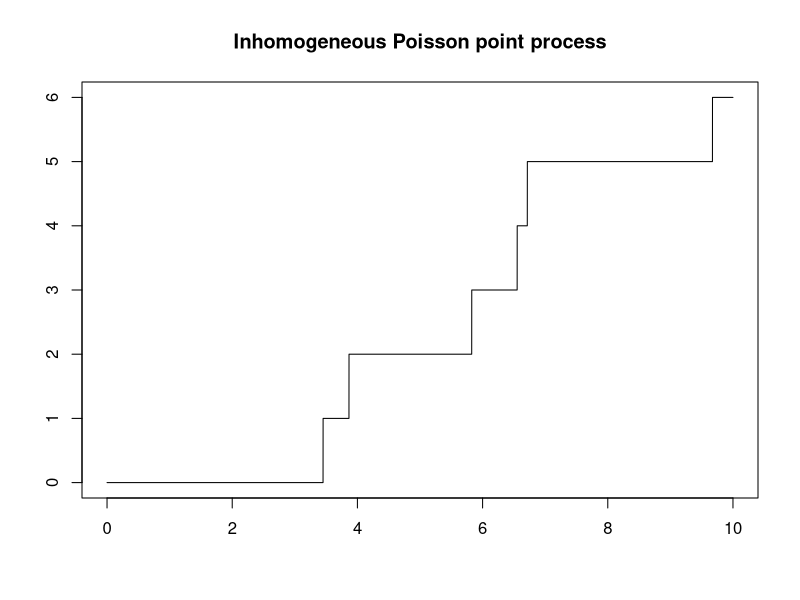
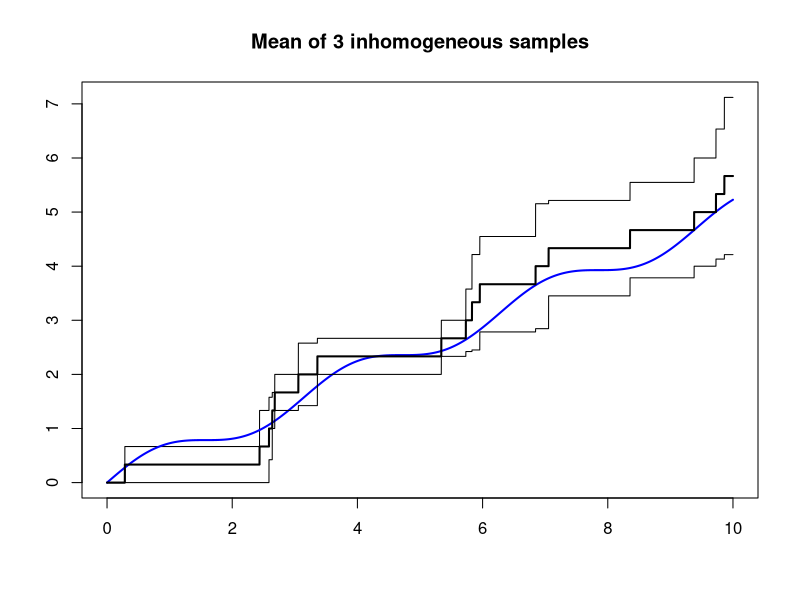

The R script that drew these images, in order:
#Michael Wells 11/18/2022
rm(list = ls())

#Poisson process simulation

#Inhomogeneous Poisson process

#intensity functions
lam.1 = function(x)
{
  exp(x)
}
lam.2 = function(x)
{
  cos(x)^2
}
lam.3 = function(x)
{
  x^2
}
lam.4 = function(x)
{
  1/(x+1)
}
lam.5 = function(x)
{
  1/(x^2+1)
}
#endpoints of interval
a = 0
b = 10
#intensity of process.  Choose between the different lam functions
lambda = lam.2
#get Big lambda (expected number of points on interval)
Lambda = integrate(lambda,lower=a,upper=b)$value
#step-size.  Decrease this for better accuracy
h = 0.001
#x-axis
xstar = seq(from = a,to=b,by=h)
#accept-reject ratio for points in xstar
ratio = lambda(xstar)
#random uniforms scaled so number of points is approximately Lambda
unif = runif(length(xstar),min=0,max=length(xstar)/(b-a))
idx = unif < ratio
#keep only accepted points
pts = xstar[idx]

#generate height of jump process at points in x
#input:
#x - vector of points to evaluate at
#Output:
#num.jumps - vector of number of jumps at points in x
f = function(x)
{
  mat = outer(pts,x,function(s,t){s > t})
  num.jumps = apply(mat,2,function(v){length(v[which(v==F)])})
  return(num.jumps)
}

plot(xstar,f(xstar),type='l',xlab='',ylab='',main = "Inhomogeneous Poisson point process")

#generate samples of Poisson point process and plot mean, standard error
#and Int_0^x lambda(t) dt which is the theoretical expected value of the process at time x.
num.samples = 3

samps = matrix(0,nrow=num.samples,ncol=length(xstar))
for(i in 1:num.samples)
{
  unif = runif(length(xstar),min=0,max=length(xstar)/(b-a)) #max for the uniform sample mysteriously determined!
  ratio = lambda(xstar)
  idx = unif < ratio
  pts = xstar[idx]
  samps[i,] = f(xstar)
}

mean.samps = apply(samps,2,mean)
sd.samps = apply(samps,2,sd)/sqrt(num.samples)
upper.limit = max(max(mean.samps+sd.samps),Lambda)
#upper.limit = max(mean.samps + sd.samps)
plot(xstar,mean.samps+sd.samps,type='l',xlab='',ylab='',main=paste0('Mean of ', num.samples,' inhomogeneous samples'),ylim=c(min(mean.samps-sd.samps),upper.limit))
if(identical(lambda,lam.1))
  lines(xstar,exp(xstar)-1,col='blue',lwd=2)
if(identical(lambda,lam.3))
  lines(xstar,xstar^3/3,col='blue',lwd=2)
if(identical(lambda ,lam.2))
  lines(xstar,xstar/2+sin(2*xstar)/4,col='blue',lwd=2)
if(identical(lambda,lam.4))
  lines(xstar,log(xstar+1),col='blue',lwd=2)
if(identical(lambda,lam.5))
  lines(xstar,atan(xstar),col='blue',lwd=2)
lines(xstar,mean.samps-sd.samps)
lines(xstar, mean.samps, lwd=2)
print(max(sd.samps))